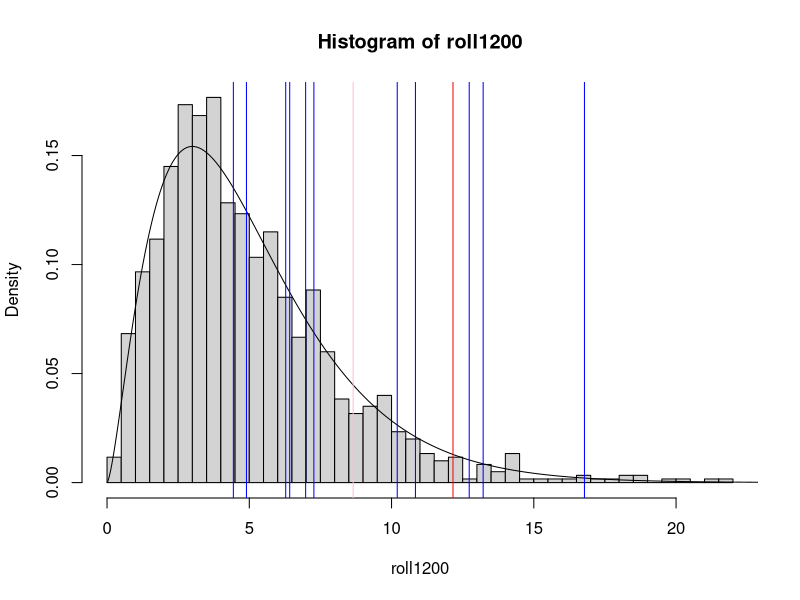

This chart was generated by the following R code:

#1.1
sample(1:6, 10, replace=T)

#1.2
rolls<-sample(1:6, 1200, replace=T)

#2.1
roll_data<-as.data.frame(table(rolls))
roll_data$Exp<-rep(1200/6,6)
roll_data$TS<- (roll_data$Freq-roll_data$Exp)**2/roll_data$Exp
Test_S<-sum(roll_data$TS)

#3.1
rollFUN<-function(){
  FUN_rolls<-sample(1:6, 1200, replace=T)
  FUN_roll_data<-as.data.frame(table(FUN_rolls))
  FUN_roll_data$Exp<-rep(1200/6,6)
  FUN_roll_data$TS<- ( FUN_roll_data$Freq- FUN_roll_data$Exp)**2/FUN_roll_data$Exp
  return(sum( FUN_roll_data$TS))
}

#3.2
rollFUN()

#3.3
roll1200<-replicate(1200, rollFUN())
hist(roll1200,freq=F, breaks=50)

#3.4
x<-seq(from=0, to=25, len=1000)
lines(x, dchisq(x,df=5))

#3.5
abline(v=Test_S,col='red')

#3.6
length(which(roll1200<Test_S))/1200
pchisq(Test_S, df=5,lower.tail = T)


#4.1
rollFUN_2<-function(probs){
  FUN_rolls<-sample(1:6, 1200, prob=probs, replace=T)
  FUN_roll_data<-as.data.frame(table(FUN_rolls))
  FUN_roll_data$Exp<-rep(1200/6,6)
  FUN_roll_data$TS<- ( FUN_roll_data$Freq- FUN_roll_data$Exp)**2/FUN_roll_data$Exp
  return(sum( FUN_roll_data$TS))
}
rollFUN_2(rep(1/6,6))


#4.2
bp <- c(1/6 + 0.02, 1/6, 1/6, 1/6, 1/6, 1/6 - 0.02)
abline(v=rollFUN_2(bp),col='blue')

#4.3
replicate(10, abline(v=rollFUN_2(bp),col='blue'))

#The blue lines tend to be more extreme--
#may suspect the die to be bias

#4.5
bp <- c(1/6 + 0.04, 1/6, 1/6, 1/6, 1/6, 1/6 - 0.04)
replicate(10, abline(v=rollFUN_2(bp),col='pink'))
qchisq(0.95, df=5)


#5.1
Obs<-c(10,15,16,25,25,30)
chisq.test(Obs)
#this would be taken to be a biased die (98.7% conf)

#5.2
mat<-c(c(38,120,42),
       c(232,357,73),
       c(48,29,4),
       c(15,34,8))
chisq.test(mat)
#definitly not independant
